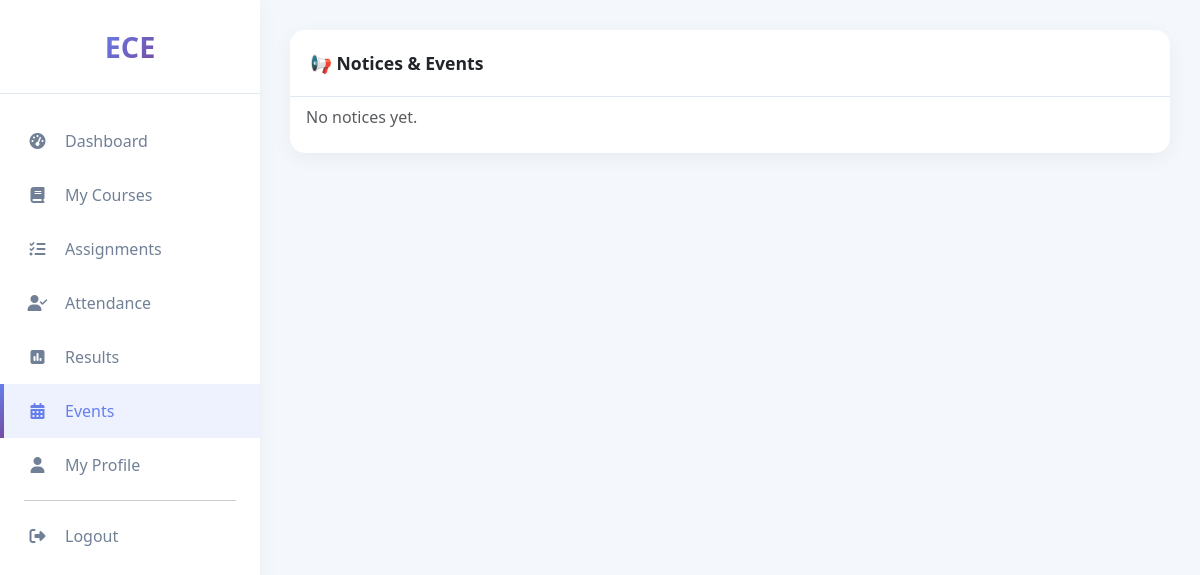
The page /events/ (signed in) on the database as committed earlier.
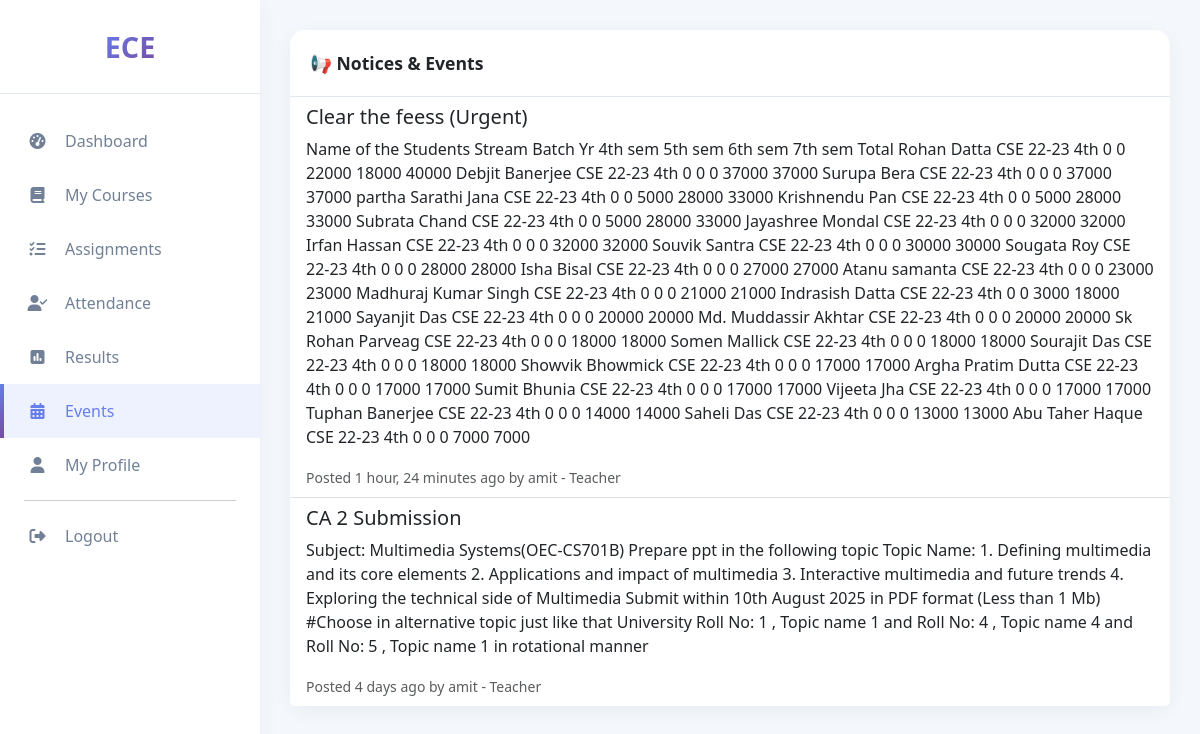
The same page on the database as committed later.
### events/models.py (models this page shows, shortened)
class Notice(models.Model):
    title = models.CharField(max_length=200)
    description = models.TextField()
    created_at = models.DateTimeField(auto_now_add=True)
    created_by = models.ForeignKey(
        settings.AUTH_USER_MODEL,
        on_delete=models.CASCADE,
        related_name="notices")
    department = models.CharField(max_length=100, blank=True, null=True)

### account/models.py (models this page shows)
class User(AbstractUser):
    ROLE_CHOICES = [
        ('admin', 'Admin'),
        ('management', 'Management'),
        ('hod', 'Head of Department'),
        ('teacher', 'Teacher'),
        ('student', 'Student'),
    ]
    role = models.CharField(max_length=20, choices=ROLE_CHOICES)
    department = models.ForeignKey(Department, on_delete=models.SET_NULL, null=True, blank=True)
    semester = models.ForeignKey(Semester, on_delete=models.SET_NULL, null=True, blank=True)
    accessible_batches = models.ManyToManyField(Semester, blank=True, related_name="teachers")
    def __str__(self):
        return f"{self.username} - {self.get_role_display()}"

### account/views.py (the view)
# urls.py: path('events/', views.event_list, name='event_list'),
@login_required
def event_list(request):
    notices = Notice.objects.all().order_by('-created_at')
    return render(request, 'event/notice_list.html', {'notices': notices})

### templates/event/notice_list.html
{% extends "student_base.html" %}
{% block content %}
<div class="card">
    <div class="card-header">📢 Notices & Events</div>
    <div class="list-group list-group-flush">
        {% for notice in notices %}
        <div class="list-group-item">
            <h5>{{ notice.title }}</h5>
            <p>{{ notice.description }}</p>
            <small class="text-muted">Posted {{ notice.created_at|timesince }} ago by {{ notice.created_by }}</small>
        </div>
        {% empty %}
        <p class="list-group-item text-muted">No notices yet.</p>
        {% endfor %}
    </div>
</div>
{% endblock %}

Rows that differ between the two databases and show on the page:
added Notice: title "Clear the feess (Urgent)", description "Name of the Students Stream Batch Yr 4th sem 5th sem 6th sem 7th sem Total Rohan Datta CSE 22-23 4th 0 0 22000 18000 40000 Debjit Banerjee CSE 22-23 4th 0 0 0 37000 37000 Surupa Bera CSE 22-23 4th 0 0 0 37000 37000 partha Sarathi Jana CSE 22-23 4th 0 0 5000 28000 33000 Krishnendu Pan CSE 22-23 4th 0 0 5000 28000 33000 Subrata Chand CSE 22-23 4th 0 0 5000 28000 33000 Jayashree Mondal CSE 22-23 4th 0 0 0 32000 32000 Irfan Hassan CSE 22-23 4th 0 0 0 32000 32000 Souvik Santra CSE 22-23 4th 0 0 0 30000 30000 Sougata Roy CSE 22-23 4th 0 0 0 28000 28000 Isha Bisal CSE 22-23 4th 0 0 0 27000 27000 Atanu samanta CSE 22-23 4th 0 0 0 23000 23000 Madhuraj Kumar Singh CSE 22-23 4th 0 0 0 21000 21000…", created_at "1 hour, 24 minutes", created_by "amit - Teacher"
added Notice: title "CA 2 Submission", description "Subject: Multimedia Systems(OEC-CS701B) Prepare ppt in the following topic Topic Name: 1. Defining multimedia and its core elements 2. Applications and impact of multimedia 3. Interactive multimedia and future trends 4. Exploring the technical side of Multimedia Submit within 10th August 2025 in PDF format (Less than 1 Mb) #Choose in alternative topic just like that University Roll No: 1 , Topic name 1 and Roll No: 4 , Topic name 4 and Roll No: 5 , Topic name 1 in rotational manner", created_at "4 days", created_by "amit - Teacher"
Other text that changed with them:
text no longer shown: "No notices yet."
